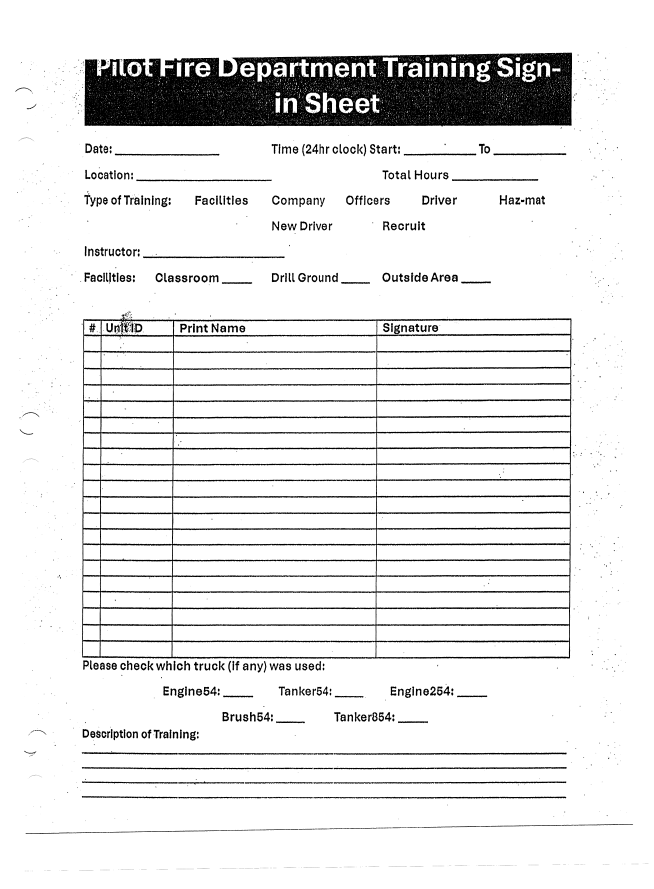
#> input picture templates/pilot_fd_training_sign_in/v1/cleaned-master.png, 2614 x 3554 px (shown at 1/4 size)
$ python -i preprocessing.py   (imports and definitions only)
#> lines starting #> are read from the running program, lines starting #| are printed output that depends on the picture; after the words box and inside, x2 and y2 are one past the last pixel; in counts of white or black regions, pixels touching at a corner belong together
"""Deterministic preparation of a scanned blank form template."""

from __future__ import annotations

from dataclasses import dataclass
from pathlib import Path

import numpy as np
from PIL import Image, ImageDraw, ImageEnhance, ImageFilter, ImageOps


@dataclass(frozen=True)
class PreparationResult:
    cleaned_path: Path
    diagnostics_path: Path
    angle_degrees: float
    crop_box: tuple[int, int, int, int]


def estimate_skew(gray: Image.Image, limit: float = 5.0, step: float = 0.25) -> float:
    """Estimate small skew by maximizing horizontal ink projection variance."""
    sample = gray.copy()
    sample.thumbnail((1000, 1000))
    candidates = np.arange(-limit, limit + step / 2, step)
    scores = []
    for angle in candidates:
        rotated = sample.rotate(float(angle), Image.Resampling.BILINEAR, expand=False, fillcolor=255)
        ink = np.asarray(rotated, dtype=np.uint8) < 180
        projection = ink.sum(axis=1)
        scores.append(float(np.var(projection)))
    return float(candidates[int(np.argmax(scores))])


def crop_page(gray: Image.Image, margin: int = 8) -> tuple[Image.Image, tuple[int, int, int, int]]:
    """Crop dark scanner margins while retaining the whole light paper rectangle."""
    array = np.asarray(gray.filter(ImageFilter.GaussianBlur(3)))
    light = array > 180
    rows = np.flatnonzero(light.mean(axis=1) > 0.55)
    columns = np.flatnonzero(light.mean(axis=0) > 0.55)
    if not rows.size or not columns.size:
        return gray, (0, 0, gray.width, gray.height)
    box = (max(0, int(columns[0]) - margin), max(0, int(rows[0]) - margin),
           min(gray.width, int(columns[-1]) + margin + 1),
           min(gray.height, int(rows[-1]) + margin + 1))
    return gray.crop(box), box


def normalize_and_despeckle(gray: Image.Image, speck_size: int = 3) -> Image.Image:
    """Flatten tone, increase contrast, and remove isolated scanner pinpricks."""
    normalized = ImageOps.autocontrast(gray, cutoff=(1, 1))
    normalized = ImageEnhance.Contrast(normalized).enhance(1.25)
    # A size-three median removes isolated single-pixel noise while preserving form rules.
    if speck_size >= 3:
        normalized = normalized.filter(ImageFilter.MedianFilter(size=speck_size))
    return normalized.point(lambda value: 255 if value >= 205 else (0 if value <= 80 else value))


def mask_normalized_rectangles(image: Image.Image,
                               masks: list[tuple[float, float, float, float]]) -> Image.Image:
    result = image.copy()
    draw = ImageDraw.Draw(result)
    for x, y, width, height in masks:
        if min(x, y, width, height) < 0 or x + width > 1 or y + height > 1:
            raise ValueError("mask rectangles must use normalized coordinates within the page")
        draw.rectangle((round(x * image.width), round(y * image.height),
                        round((x + width) * image.width), round((y + height) * image.height)), fill=255)
    return result


def remove_stray_marks(image: Image.Image,
                       regions: list[tuple[float, float, float, float]]) -> Image.Image:
    """Remove diagonal pen marks in local regions while preserving long form rules."""
    result = np.asarray(image).copy()
    page_height, page_width = result.shape
    for x, y, width, height in regions:
        if min(x, y, width, height) < 0 or x + width > 1 or y + height > 1:
            raise ValueError("stray-mark regions must use normalized coordinates within the page")
        x0, y0 = round(x * page_width), round(y * page_height)
        x1, y1 = round((x + width) * page_width), round((y + height) * page_height)
        region = result[y0:y1, x0:x1]
        # Include faint anti-aliased remnants as well as solid ink.
        ink = region < 250
        # Printed table rules span most of this deliberately tight region.
        horizontal_rows = ink.mean(axis=1) >= 0.60
        keep = np.broadcast_to(horizontal_rows[:, None], ink.shape)
        region[ink & ~keep] = 255
    return Image.fromarray(result)


def prepare_template(rendered_page: Path, output_dir: Path, *, rotate_degrees: int = 180,
                     masks: list[tuple[float, float, float, float]] | None = None,
                     stray_mark_regions: list[tuple[float, float, float, float]] | None = None) -> PreparationResult:
#> called with output_dir = 'out.png', rotate_degrees = 180
    try:
        original = Image.open(rendered_page).convert("L")
#> original is the input picture: PIL image 2614x3554 L; min 0, max 255, mean 231.3
    except OSError as exc:
        raise ValueError(f"Could not read rendered page: {rendered_page}") from exc
    rotated = original.rotate(rotate_degrees, Image.Resampling.BICUBIC, expand=True, fillcolor=255)
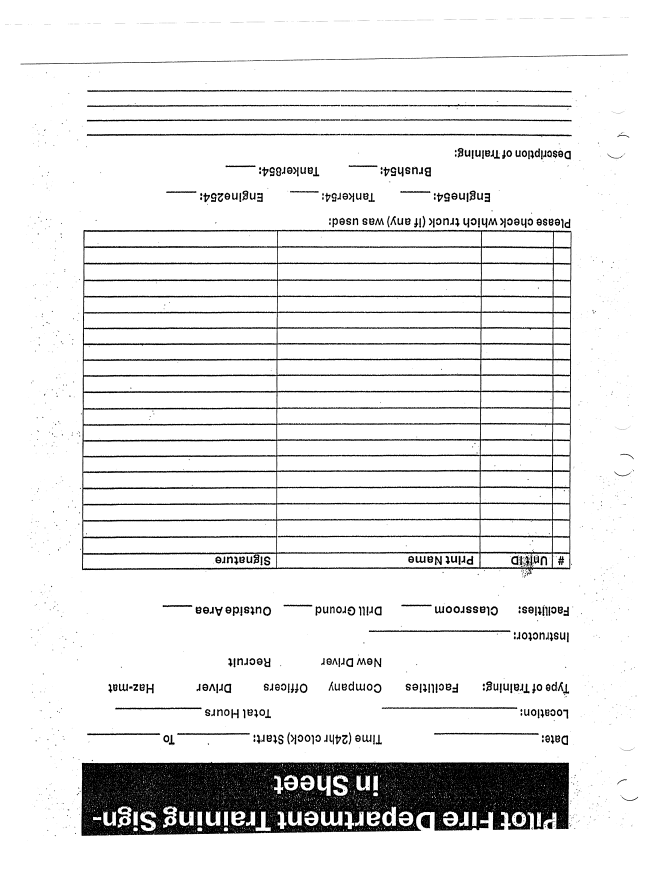
#> rotated: PIL image 2614x3554 L (shown at 1/4 size); min 0, max 255, mean 231.3
    correction = estimate_skew(rotated)
#> in estimate_skew, `sample.thumbnail((1000, 1000))`:
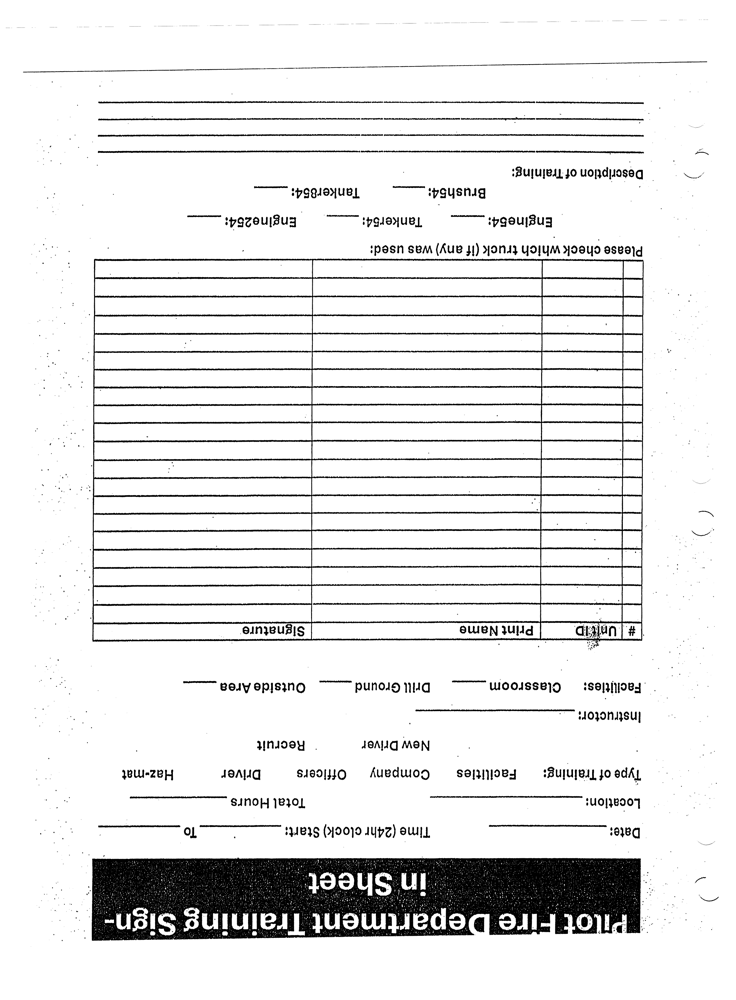
#> sample: PIL image 736x1000 L; min 0, max 255, mean 231.1
#> the loop in estimate_skew, `for angle in candidates:` made 41 passes
#> pass 1, in estimate_skew, `rotated = sample.rotate(float(angle), Image.Resampling.BILINEAR, expan..`:
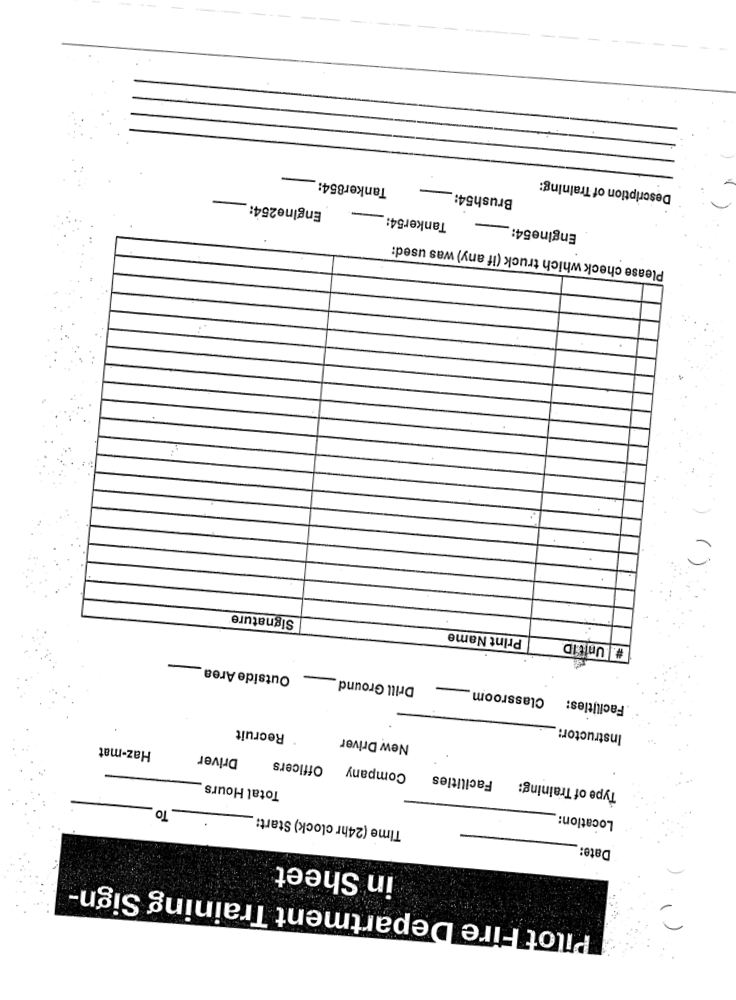
#> rotated: PIL image 736x1000 L; min 0, max 255, mean 231
#> pass 1, in estimate_skew, `ink = np.asarray(rotated, dtype=np.uint8) < 180`:
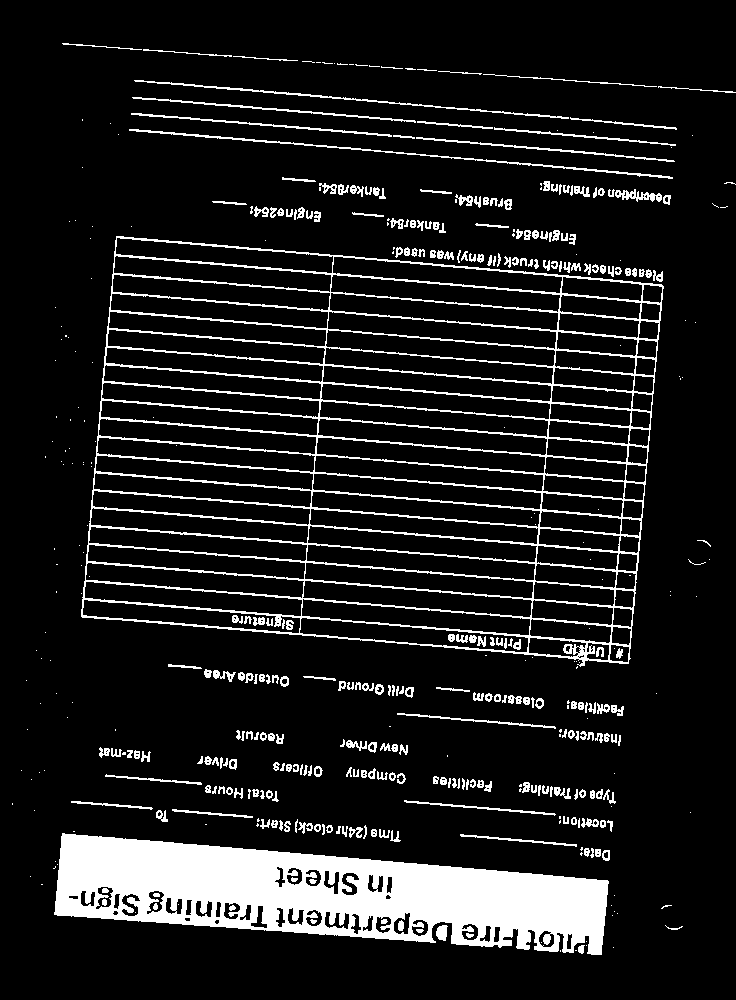
#> ink: shape (1000, 736) bool; 11.6% white; 447 white regions (162 under 20 px), largest, box (x1, y1, x2, y2) and area: (54, 833, 609, 955) 37989, (81, 236, 664, 667) 28949, (129, 129, 673, 179) 1105
#> pass 2, in estimate_skew, `ink = np.asarray(rotated, dtype=np.uint8) < 180`:
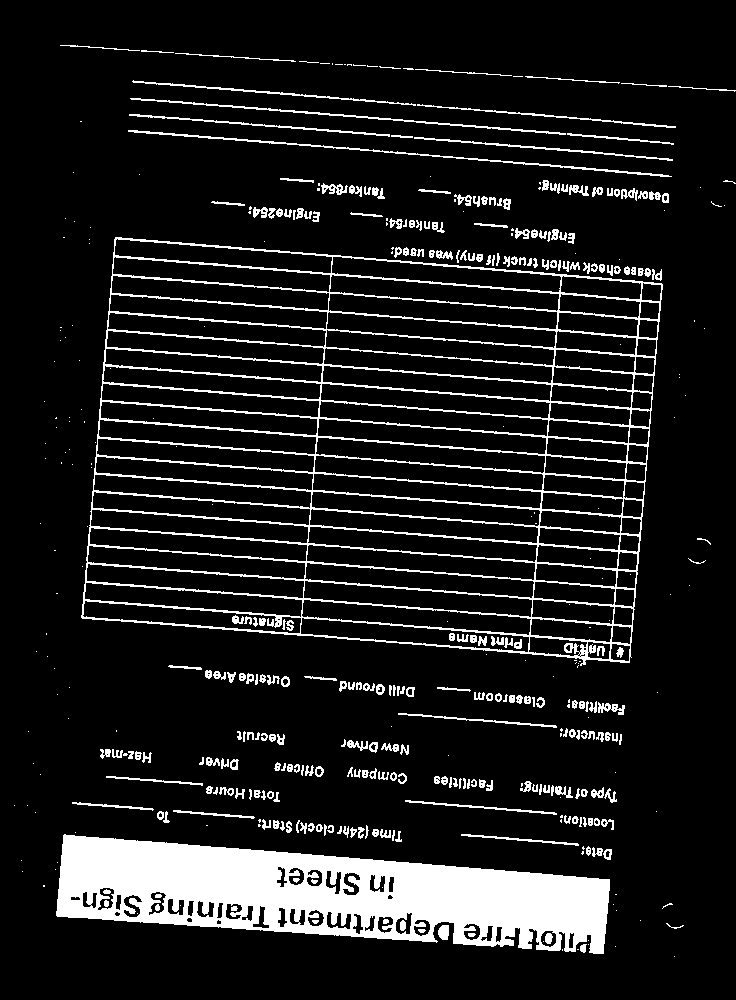
#> ink: shape (1000, 736) bool; 11.6% white; 437 white regions (159 under 20 px), largest, box (x1, y1, x2, y2) and area: (56, 834, 610, 954) 37928, (81, 237, 663, 666) 28908, (128, 130, 672, 177) 1108
#> after the loop in estimate_skew, `for angle in candidates:`: scores = 41 values, max 26003.1 at index 20, min 11017.3 at index 40, mean 14605.2
#> correction = 0
    deskewed = rotated.rotate(correction, Image.Resampling.BICUBIC, expand=True, fillcolor=255)
    cropped, crop_box = crop_page(deskewed)
#> in crop_page, `light = array > 180`:
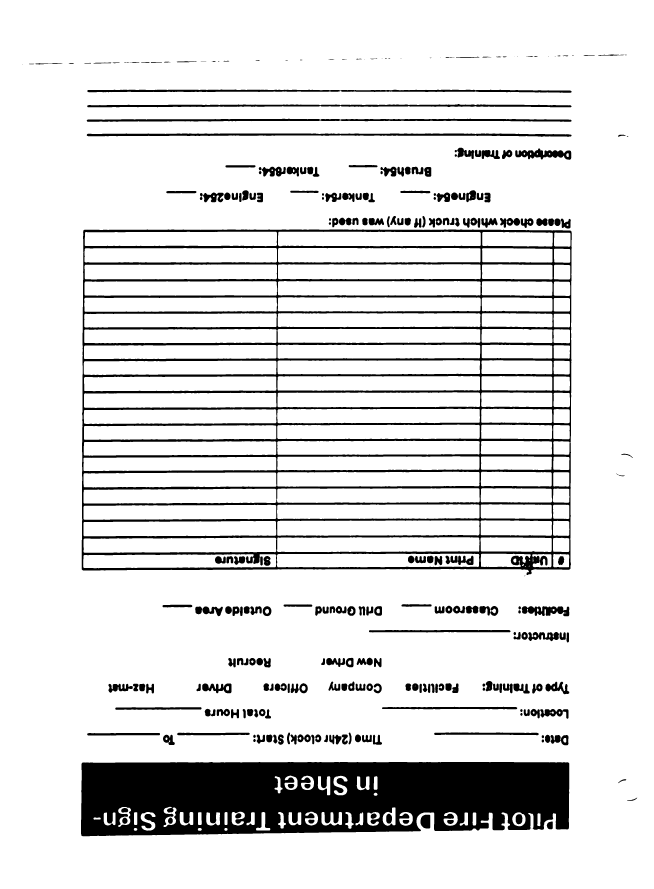
#> light: shape (3554, 2614) bool (shown at 1/4 size); 87.6% white; 293 black regions (20 under 20 px), largest, box (x1, y1, x2, y2) and area: (324, 3048, 2277, 3345) 487435, (327, 918, 2287, 2300) 409631, (347, 534, 2286, 547) 16490
#> in crop_page, `rows = np.flatnonzero(light.mean(axis=1) > 0.55)`: rows = 3083 values from 0 to 3553
#> in crop_page, `columns = np.flatnonzero(light.mean(axis=0) > 0.55)`: columns = 2608 values from 0 to 2613
#> in crop_page, `box = (max(0, int(columns[0]) - margin), max(0, int(rows[0]) - margin)..`: box = (0, 0, 2614, 3554)
#> crop_box = (0, 0, 2614, 3554)
    cleaned = normalize_and_despeckle(cropped)
    cleaned = remove_stray_marks(cleaned, stray_mark_regions or [])
    cleaned = mask_normalized_rectangles(cleaned, masks or [])
#> (the run stopped early here; a loop or call above may not have finished)
